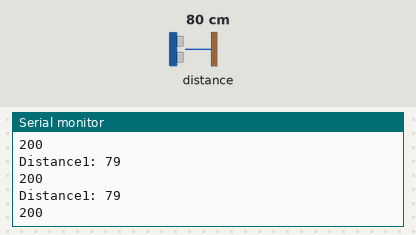
This sketch was run on a simulated ESP8266 (NodeMCU). Shown: the last lines printed to the serial monitor. Wiring (inferred from the names in the program): ultrasonic range finder: trigger GPIO 2; echo GPIO 0. The inputs (shaded band) are chosen by the test bench; at power-on: distance to the obstacle 80 cm. The echo pulse lasts 58.3 µs per cm; WiFi joins after 1.5 s; servers stay silent unless stated; uploads are accepted with an empty reply.

Above: at 3.2 s.
3.3 s: distance to the obstacle set to 2 cm
At 3.38 s:
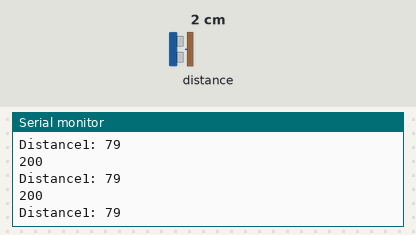
4.8 s: distance to the obstacle set to 4 cm
At 4.89 s:
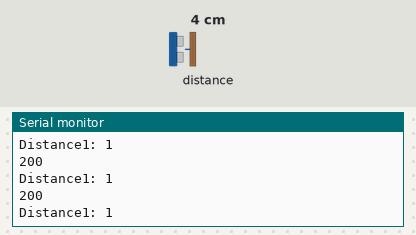
Timing chart, 0 to 7.8 s (numbered marks = the images above; inputs shaded):
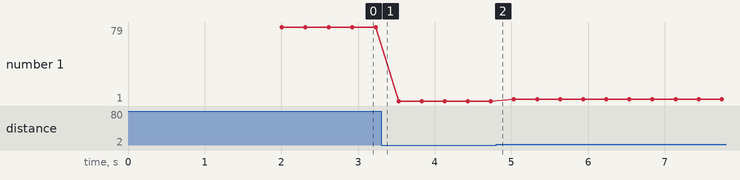

Measured:
- plotted number 1: 1 → 3 after the input at 4.8 s

The sketch:

ultrasonic.ino
```cpp
#include<ESP8266WiFi.h>
#include<ESP8266HTTPClient.h>
#include<WiFiClient.h>
char* ssid = "KU Wireless";
char* password = "";

const int trigPin1 = 2;  //D1
const int echoPin1 = 0;  //D2
//const int trigPin2 = 2;  //D4
//const int echoPin2 = 0;  //D3

long duration1, duration2;
int distance1, distance2;

void setup() {
pinMode(trigPin1, OUTPUT); // Sets the trigPin as an Output
pinMode(echoPin1, INPUT); // Sets the echoPin as an Input
//pinMode(trigPin2, OUTPUT); // Sets the trigPin as an Output
//pinMode(echoPin2, INPUT);
Serial.begin(115200); // Starts the serial communication
WiFi.begin(ssid, password);
while(WiFi.status() != WL_CONNECTED)
{
  Serial.println("Wifi not connecetd");
  delay(1000);
}
Serial.println("WiFi Connected");
Serial.println("IP ADDRESS:");
Serial.println(WiFi.localIP());
}

void loop() {

// Clears the trigPin
digitalWrite(trigPin1, LOW);
//digitalWrite(trigPin2, LOW);
//delayMicroseconds(2);

// Sets the trigPin on HIGH state for 10 micro seconds
digitalWrite(trigPin1, HIGH);
//digitalWrite(trigPin2, HIGH);
delayMicroseconds(10);
digitalWrite(trigPin1, LOW);
//digitalWrite(trigPin2, LOW);

// Reads the echoPin, returns the sound wave travel time in microseconds
duration1 = pulseIn(echoPin1, HIGH);
//duration2 = pulseIn(echoPin2, HIGH);
// Calculating the distance
distance1= duration1*0.034/2;
//distance2= duration2*0.034/2;
// Prints the distance on the Serial Monitor
Serial.print("Distance1: ");
Serial.println(distance1);
//Serial.print("Distance2: ");
//Serial.println(distance2);

if(WiFi.status() == WL_CONNECTED)
{
  HTTPClient http;
  http.begin("http://172.17.17.27/Hackathon/insert.php?distance1="+String(distance1)+"&distance2="+String(distance2));
  http.addHeader("Content-Type", "application/json");
  int httpCode =  http.GET();
  if(httpCode>0)
  {
     String payload = http.getString();
      Serial.println(httpCode);
      Serial.println(payload);
  }
  else
  {
    Serial.println("Error on HTTP request");
  }
  http.end();
}
delay(100);
}
```
